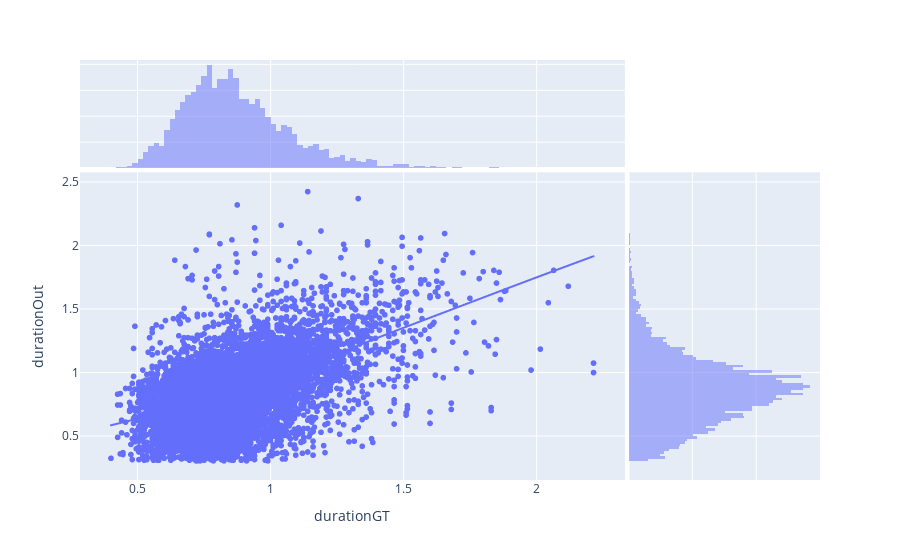

Here is the notebook cell this chart was saved with:
### Code cell
px.scatter(allTablesOut[allTablesOut.tp],x="durationGT",y="durationOut",trendline="lowess", marginal_y="histogram", marginal_x="histogram")

### Figure 1 — Plotly figure (JSON) as saved in the notebook; plotly's stock layout.template omitted (floating-point values rounded to 4 significant figures; data arrays with more than 128 entries replaced by an {"elided": "..."} marker saying what was removed)
{"data": [{"hovertemplate": "durationGT=%{x}<br>durationOut=%{y}<extra></extra>", "legendgroup": "", "marker": {"color": "#636efa", "symbol": "circle"}, "mode": "markers", "name": "", "showlegend": false, "type": "scattergl", "x": {"elided": "7797 float values"}, "xaxis": "x", "y": {"elided": "7797 float values"}, "yaxis": "y"}, {"alignmentgroup": "True", "bingroup": "x", "hovertemplate": "durationGT=%{x}<br>count=%{y}<extra></extra>", "legendgroup": "", "marker": {"color": "#636efa"}, "name": "", "offsetgroup": "", "opacity": 0.5, "showlegend": false, "type": "histogram", "x": {"elided": "7797 float values"}, "xaxis": "x3", "yaxis": "y3"}, {"alignmentgroup": "True", "bingroup": "y", "hovertemplate": "durationOut=%{y}<br>count=%{x}<extra></extra>", "legendgroup": "", "marker": {"color": "#636efa"}, "name": "", "offsetgroup": "", "opacity": 0.5, "showlegend": false, "type": "histogram", "xaxis": "x2", "y": {"elided": "7797 float values"}, "yaxis": "y2"}, {"hovertemplate": "<b>LOWESS trendline</b><br><br>durationGT=%{x}<br>durationOut=%{y} <b>(trend)</b><extra></extra>", "legendgroup": "", "marker": {"color": "#636efa", "symbol": "circle"}, "mode": "lines", "name": "", "showlegend": false, "type": "scattergl", "x": {"elided": "7797 float values"}, "xaxis": "x", "y": {"elided": "7797 float values"}, "yaxis": "y"}], "layout": {"barmode": "overlay", "legend": {"tracegroupgap": 0}, "margin": {"t": 60}, "xaxis": {"anchor": "y", "domain": [0, 0.7363], "title": {"text": "durationGT"}}, "xaxis2": {"anchor": "y2", "domain": [0.7413, 1], "matches": "x2", "showgrid": true, "showline": false, "showticklabels": false, "ticks": ""}, "xaxis3": {"anchor": "y3", "domain": [0, 0.7363], "matches": "x", "showgrid": true, "showticklabels": false}, "xaxis4": {"anchor": "y4", "domain": [0.7413, 1], "matches": "x2", "showgrid": true, "showline": false, "showticklabels": false, "ticks": ""}, "yaxis": {"anchor": "x", "domain": [0, 0.7326], "title": {"text": "durationOut"}}, "yaxis2": {"anchor": "x2", "domain": [0, 0.7326], "matches": "y", "showgrid": true, "showticklabels": false}, "yaxis3": {"anchor": "x3", "domain": [0.7426, 1], "matches": "y3", "showgrid": true, "showline": false, "showticklabels": false, "ticks": ""}, "yaxis4": {"anchor": "x4", "domain": [0.7426, 1], "matches": "y3", "showgrid": true, "showline": false, "showticklabels": false, "ticks": ""}}}
